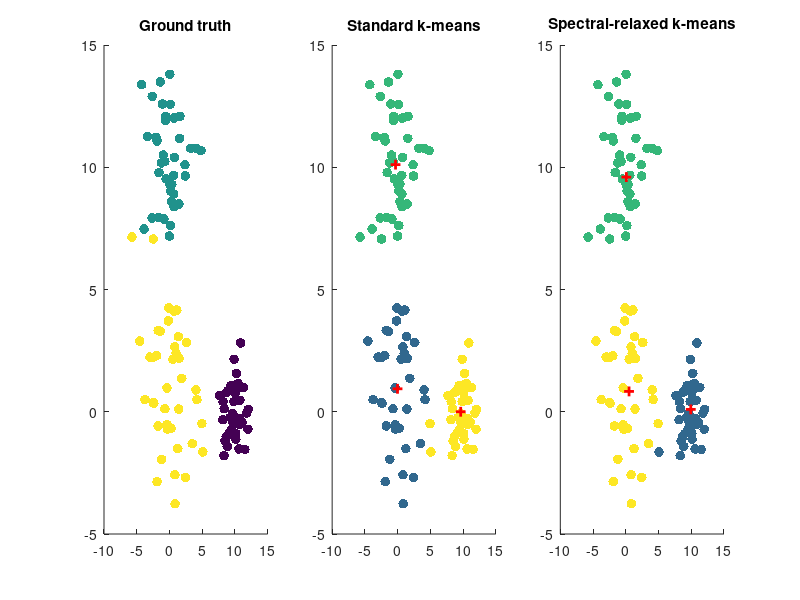

Write MATLAB code to recreate this figure.
function [centroids, labels] = hw5_1
    % Generate random 2d data
    n = 40; % data points per cluster
    means = [10 0; 0 10; 0 0];
    c = size(means,1);
    stdevs = [1 2 3];
    data = zeros(n*c,2);
    true_labels = zeros(n*c,1);
    for cx = 1:c
        data(n*(cx-1)+1:n*cx,1) = normrnd(means(cx,1),stdevs(cx),n,1);
        data(n*(cx-1)+1:n*cx,2) = normrnd(means(cx,2),stdevs(cx),n,1);
        true_labels(n*(cx-1)+1:n*cx) = cx;
    end
    set(gcf,'Position',[250 250 1200, 300]);
    subplot(1,3,1);
    scatter(data(:,1),data(:,2),50,true_labels,'filled','LineWidth',2);
    title("Ground truth");

    [centroids,labels] = k_means(data, c, 10);
    subplot(1,3,2);
    scatter(data(:,1),data(:,2),50,labels,'filled','LineWidth',2);
    hold on;
    scatter(centroids(:,1),centroids(:,2),50,"r","+",'LineWidth',2);
    title("Standard k-means");

    [sr_centroids, sr_labels] = sr_k_means(data, c, 10);
    subplot(1,3,3);
    scatter(data(:,1),data(:,2),50,sr_labels,'filled','LineWidth',2);
    
    hold on;
    scatter(sr_centroids(:,1),sr_centroids(:,2),50,"r","+",'LineWidth',2);
    title("Spectral-relaxed k-means");

end

% Implement K-means using the alternating procedure
function [centroids,labels] = k_means(data, k, max_iterations)
    % Select k-points for the intial centroids
    centroids = data(randsample(1:length(data),k,false),:);
    for i = 1:max_iterations
        % Form K clusters by assigning points to the closest centroid
        labels = classify(data, centroids);
        % Recompute the centroid of each cluster
        old_centroids = centroids;
        for cx = 1:k
            centroids(cx,:) = mean(data(labels == cx,:),1);
        end
        % If the centroid hasnt changed, the algorithm has converged.
        if (old_centroids == centroids)
            fprintf("converged after %d steps\n",i);
            break
        end
    end
end

function [centroids,labels] = sr_k_means(data, k, max_iterations)
    % Reduce the dimension to k
    [U,~,~] = svd(data);
    % Run standard k-means on the reduced data
    centroids = zeros(k,size(data,2));
    [~, labels] = k_means(U(1:k,:).',k, max_iterations);
    % recover the centroids & label the data accordingly
    for ix = 1:k
        cx = (labels == ix);
        csz = sum(cx);
        centroids(ix,:) = ones(1,csz)*data(cx,:)/csz;
    end
    labels = classify(data, centroids);
end

function labels = classify(data, centroids)
    N = size(data,1);
    c = size(centroids,1);
    distances = zeros(N,c);
    for ix = 1:c
        distances(:,ix) = sum((data-centroids(ix,:)).^2,2);
    end
    [~,labels] = min(distances,[],2);
end

% Implement the spectral relaxation of k-means
% Create a random dataset and compare the k-means and spectral relaxed
% k-means

